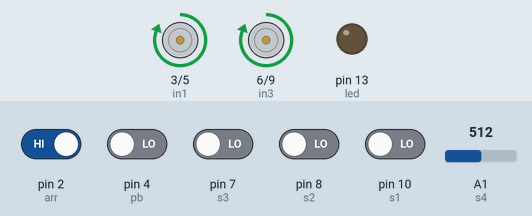
Simulated run of this sketch. Board: Arduino Uno, built with avr-gcc and run on an emulated ATmega328P. Shown: motor-driver pin pairs drawn as motors (green arrow = first pin HIGH = forward, orange = second pin HIGH = backward, longer = more drive), output pins drawn as LEDs (lit = HIGH). The test bench sets the inputs (shaded band); at power-on: pin 2 (arr) HIGH, pin 4 (pb), pin 7 (s3), pin 8 (s2), pin 10 (s1) LOW, A1 (s4) = 512.

Above: at 1.2 s.
1.3 s: A1 (s4) set to 65
2.8 s: A1 (s4) set to 54
At 2.95 s:
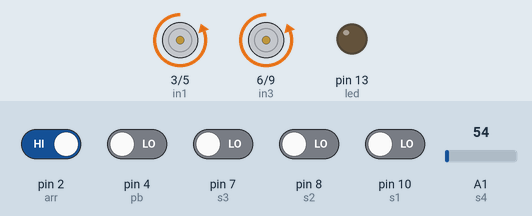
5.8 s: pin 2 (arr) driven LOW
At 6.7 s:
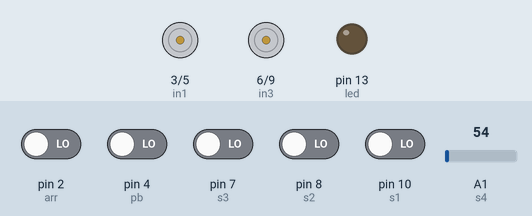
7.3 s: pin 4 (pb) driven HIGH
At 7.7 s:
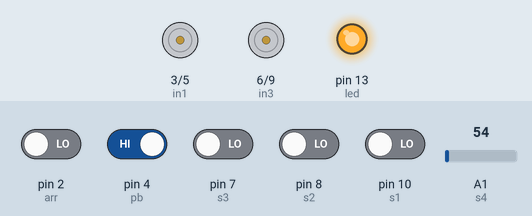
8.8 s: pin 4 (pb) driven LOW
At 10.0 s:
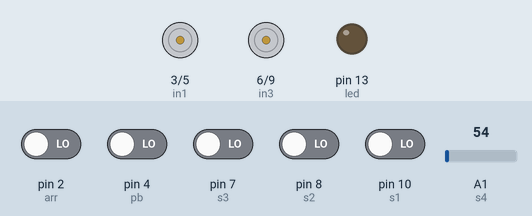
10.3 s: pin 2 (arr) driven HIGH
At 10.75 s:
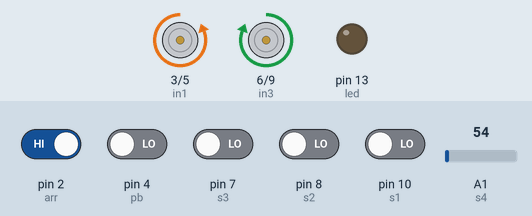
Timing chart, 0 to 14.3 s (numbered marks = the images above; inputs shaded):
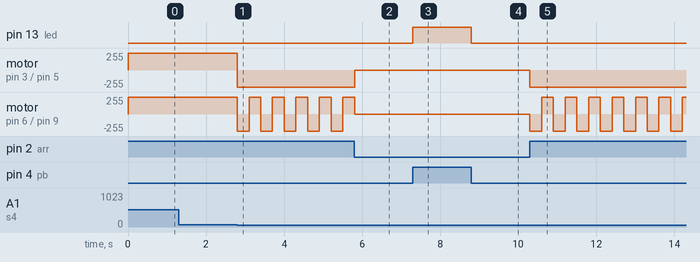

Measured:
- the behaviour switches between 61 and 60 on A1 (s4) (found by bisection; images 0 and 1)
- after the input at 1.3 s, every drawn part: stays the same
- after the input at 2.8 s, motor on pin 3 (in1) / pin 5 (in2): forward 255/255 → backward 255/255 at once; motor on pin 6 (in3) / pin 9 (in4): alternates forward 255/255 for 0.30 s and backward 255/255 for 0.30 s, starting at once
- after the input at 5.8 s, motor on pin 3 (in1) / pin 5 (in2): backward 255/255 → stopped at once
- after the input at 7.3 s, pin 13 (led): LOW → HIGH at once
- after the input at 8.8 s, pin 13 (led): HIGH → LOW at once
- after the input at 10.3 s, motor on pin 3 (in1) / pin 5 (in2): stopped → backward 255/255 at once; motor on pin 6 (in3) / pin 9 (in4): alternates forward 255/255 for 0.30 s and backward 255/255 for 0.30 s, starting at once

The sketch:

main.ino
```cpp
//drv833 pins
int in1 = 3;
int in2 = 5;
int in3 = 6;
int in4 = 9;
//sensors, button and start module
int s4 = A1;
const int s1 = 10;//right
const int s2 = 8;//mid
const int s3 = 7;//left
const int pb = 4;
const int arr = 2;
//states of sensors, button and start module
int sts1;
int sts2;
int sts3;
int sts4;
int stpb;
int starr;
//indicator
const int led = 13;
int count = 0;

void setup()
{
  pinMode(in1,OUTPUT);
  pinMode(in2,OUTPUT);
  pinMode(in3,OUTPUT);
  pinMode(in4,OUTPUT);
  pinMode(s1,INPUT);
  pinMode(s2,INPUT);
  pinMode(s3,INPUT);
  pinMode(s4,INPUT);
  pinMode(pb,INPUT);
  pinMode(arr,INPUT);
  pinMode(led,OUTPUT);
}

void loop()
{
  starr = digitalRead(arr);
  while (starr == LOW)
  {
    starr = digitalRead(arr);
    stpb = digitalRead(pb);
    if(stpb == HIGH)
    {
      digitalWrite(led,HIGH);
      count=count+1;
      delay(300);
      digitalWrite(led,LOW);
    }
  }

  while(starr == HIGH)
  {
    for(int i=0; i<180000; i++)
    {
      sts1 = digitalRead(s1);
      sts2 = digitalRead(s2);
      sts3 = digitalRead(s3);
      sts4 = analogRead(s4);
        if(count == 0)
        {
          if(sts4 <= 60)
          {
            move();
          }else{atacar();}
          starr = digitalRead(arr);
          if(starr==LOW){count=0;break;}
        }

        else if(count == 1)
        {
          if(sts4 <= 60)
          {
            move();
          }else{handR();}
          starr = digitalRead(arr);
          if(starr==LOW){count=0;break;}
        }

        else if(count == 2)
        {
          if(sts4 <= 60)
          {
            move();
          }else{handL();}
          starr = digitalRead(arr);
          if(starr==LOW){count=0;break;}
        }

        else if(count >= 3)
        {
          count=0;
        }
      delay(1);
    }
  }
  stop();
}

void atacar()
{
  if ((sts1 == HIGH) && (sts2 == HIGH) && (sts3 == HIGH))
  {
    forwards(85);
  }
  else
  {
    if (((sts1 == HIGH) && (sts2 == HIGH) && (sts3 == LOW)) || ((sts1 == HIGH) && (sts2 == LOW) && (sts3 == LOW)))
    {
      left(255);
    }
    else
    {
      if (((sts1 == HIGH) && (sts2 == LOW) && (sts3 == HIGH)) || ((sts1 == LOW) && (sts2 == LOW) && (sts3 == LOW)) || ((sts1 == LOW) && (sts2 == HIGH) && (sts3 == LOW)))
      {
        forwards(255);
      }
      else
      {
        if (((sts1 == LOW) && (sts2 == HIGH) && (sts3 == HIGH)) || ((sts1 == LOW) && (sts2 == LOW) && (sts3 == HIGH)))
        {
          right(255);
        }
      }
    }
  }
}

void handR()
{
  if ((sts1 == HIGH) && (sts2 == HIGH) && (sts3 == HIGH))
  {
    right(150);
  }
  else
  {
    if (((sts1 == HIGH) && (sts2 == HIGH) && (sts3 == LOW)) || ((sts1 == HIGH) && (sts2 == LOW) && (sts3 == LOW)))
    {
      left(255);
    }
    else
    {
      if (((sts1 == HIGH) && (sts2 == LOW) && (sts3 == HIGH)) || ((sts1 == LOW) && (sts2 == LOW) && (sts3 == LOW)) || ((sts1 == LOW) && (sts2 == HIGH) && (sts3 == LOW)))
      {
        forwards(255);
      }
      else
      {
        if (((sts1 == LOW) && (sts2 == HIGH) && (sts3 == HIGH)) || ((sts1 == LOW) && (sts2 == LOW) && (sts3 == HIGH)))
        {
          right(255);
        }
      }
    }
  }
}

void handL()
{
  if ((sts1 == HIGH) && (sts2 == HIGH) && (sts3 == HIGH))
  {
    left(150);
  }
  else
  {
    if (((sts1 == HIGH) && (sts2 == HIGH) && (sts3 == LOW)) || ((sts1 == HIGH) && (sts2 == LOW) && (sts3 == LOW)))
    {
      left(255);
    }
    else
    {
      if (((sts1 == HIGH) && (sts2 == LOW) && (sts3 == HIGH)) || ((sts1 == LOW) && (sts2 == LOW) && (sts3 == LOW)) || ((sts1 == LOW) && (sts2 == HIGH) && (sts3 == LOW)))
      {
        forwards(255);
      }
      else
      {
        if (((sts1 == LOW) && (sts2 == HIGH) && (sts3 == HIGH)) || ((sts1 == LOW) && (sts2 == LOW) && (sts3 == HIGH)))
        {
          right(255);
        }
      }
    }
  }
}

void move()
{
  backwards(255);
  delay(300);
  right(255);
  delay(300);
}

void backwards(int pwmb)
{
  analogWrite(in1,0);//right
  analogWrite(in2,pwmb);
  analogWrite(in3,0);//left
  analogWrite(in4,pwmb);
}

void forwards(int pwmf)
{
  analogWrite(in1,pwmf);//right
  analogWrite(in2,0);
  analogWrite(in3,pwmf);//left
  analogWrite(in4,0);
}

void left(int pwml)
{
  analogWrite(in1,pwml);//right
  analogWrite(in2,0);
  analogWrite(in3,0);//left
  analogWrite(in4,pwml);
}

void right(int pwmr)
{
  analogWrite(in1,0);//right
  analogWrite(in2,pwmr);
  analogWrite(in3,pwmr);//left
  analogWrite(in4,0);
}

void stop()
{
  analogWrite(in1,0);//right
  analogWrite(in2,0);
  analogWrite(in3,0);//left
  analogWrite(in4,0);
}
```
